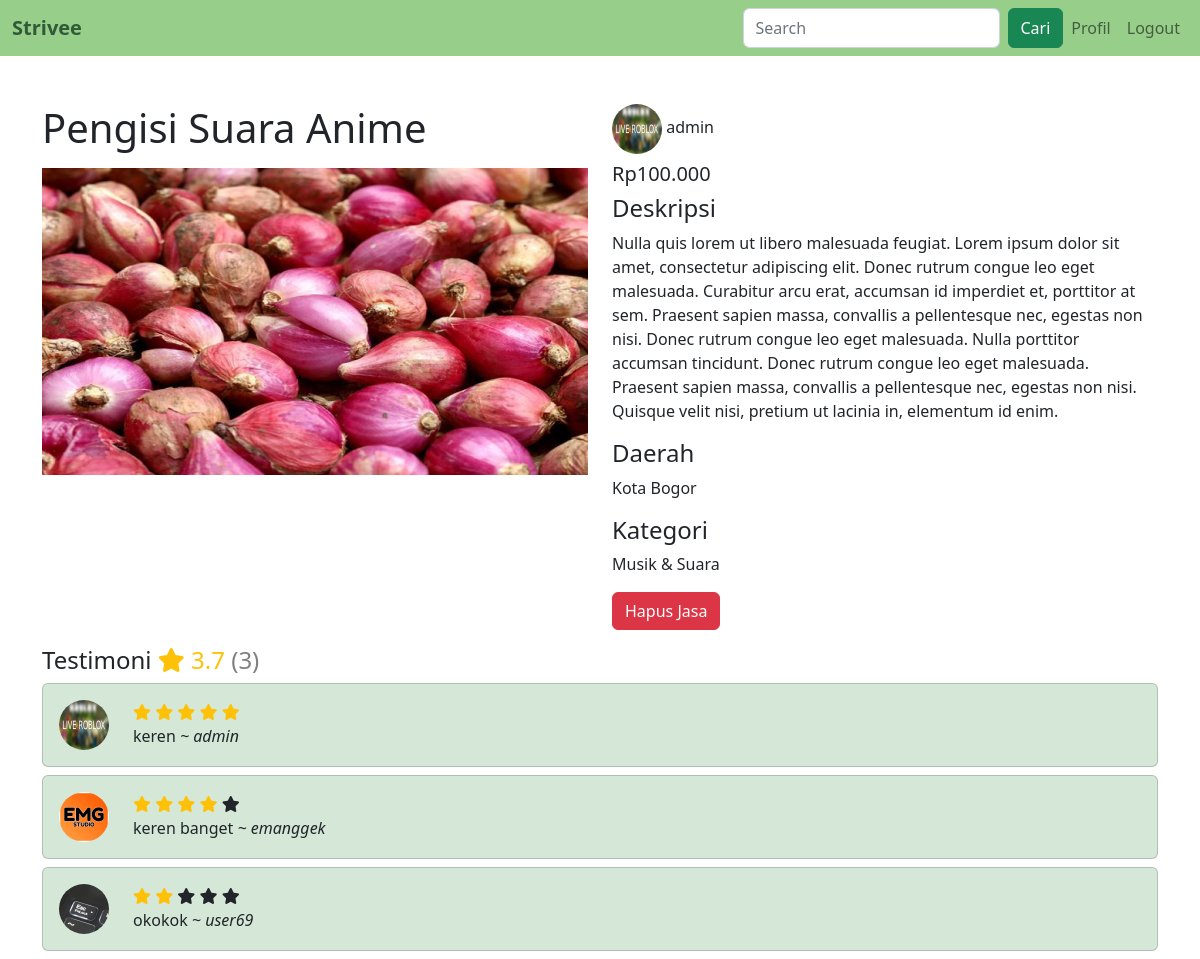
/jasa.php?id=5 (signed in), run on the app's committed database.
### tables this page shows
CREATE TABLE `products` (
  `id` int(11) NOT NULL,
  `owner` int(11) NOT NULL,
  `name` varchar(20) NOT NULL,
  `category` int(11) NOT NULL,
  `price` int(11) NOT NULL,
  `description` text NOT NULL,
  `image` text NOT NULL,
  `city_id` int(11) NOT NULL,
  `city` varchar(50) NOT NULL,
  `online` tinyint(1) NOT NULL,
  `rating` int(11) NOT NULL,
  `rating_count` int(11) NOT NULL
);

CREATE TABLE `users` (
  `id` int(11) NOT NULL,
  `admin` tinyint(1) NOT NULL,
  `username` varchar(20) NOT NULL,
  `password` varchar(100) NOT NULL,
  `email` varchar(20) NOT NULL,
  `name` varchar(20) NOT NULL,
  `gender` tinyint(1) NOT NULL,
  `address` text NOT NULL,
  `phone` varchar(12) NOT NULL,
  `image` text NOT NULL,
  `city_id` int(11) NOT NULL,
  `city` varchar(50) NOT NULL
);

CREATE TABLE `ratings` (
  `id` int(11) NOT NULL,
  `product` int(11) NOT NULL,
  `author` int(11) NOT NULL,
  `rating` int(1) NOT NULL,
  `message` varchar(100) NOT NULL
);

### functions.php (called while the page is built, shortened)
<?php
function money($number)
{
    return "Rp" . number_format($number, 0, ".", ".");
}
function conn()
{
    return mysqli_connect("localhost", "root", "", "ecommerce");
}
function query($query)
{
    $conn = conn();
    $result = mysqli_query($conn, $query);
    $rows = [];
    while ($row = mysqli_fetch_assoc($result)) {
        $rows[] = $row;
    }
    return $rows;
}
function getUserById($userId)
{
    $user = query("SELECT * FROM `users` WHERE `id`=$userId");
    return $user[0];
}
function getCategories()
{
    return [
        "Desain & Grafis",
        "Musik & Suara",
        "Video & Animasi",
        "Pemrograman & Teknologi",
        "Sekolah & Pendidikan",
        "Media Sosial",
        "Alat Elektronik",
        "Gaming",
        "Pekerjaan Rumah",
        "Hiburan",
        "Lainnya"
    ];
}
function getProductById($productId)
{
    $product = query("SELECT * FROM `products` WHERE `id`=$productId");
    return $product[0];
}
function getRatingsByProductId($productId, $start = 0)
{
    return query("SELECT * FROM `ratings` WHERE `product`=$productId LIMIT $start, 10");
}

### jasa.php (the view, shortened to what this page needs)
<?php
require "functions.php";
$product = getProductById($_GET["id"]);
$user = isset($_SESSION["userId"]) ? getUserById($_SESSION["userId"]) : null;
$owner = getUserById($product["owner"]);
$ratings = getRatingsByProductId($product["id"]);
require "template/start.php";
?>
<div class="row">
    <div class="col-lg">
        <h1><?= $product["name"] ?></h1>
        <img src="<?= $product["image"] ?>" class="mt-2 w-100">
    </div>
    <div class="col-lg mt-5 mt-lg-0">
        <img src="<?= $owner["image"] ?>" class="rounded-circle" width="50">
        <span><?= $owner["username"] ?></span>
        <h5 class="mt-2"><?= money($product["price"]) ?></h5>
        <h4 class="mt-2">Deskripsi</h4>
        <?php foreach (explode("\n", $product["description"]) as $line) echo "<p>$line</p>" ?>
        <h4>Daerah</h4>
        <p id="city"><?= $owner["city"] ?></p>
        <h4>Kategori</h4>
        <p><?= getCategories()[$product["category"]] ?></p>
        <?php if (isset($user)) : ?>
            <?php if ($owner["id"] === $user["id"]) : ?>
                <button type="button" class="btn btn-danger" data-bs-toggle="modal" data-bs-target="#delete-modal">
                    Hapus Jasa
                </button>
            <?php endif ?>
        <?php else : ?>
            <span class="fst-italic fw-light">Login untuk memesan jasa</span>
        <?php endif ?>
    </div>
</div>
<h4 class="mt-3">
    Testimoni
    <span class="text-warning"><i class="fa fa-star"></i> <?= $product["rating"] > 0 ? round($product["rating"] / $product["rating_count"], 1) : "0" ?></span>
    <span class="text-black-50">(<?= $product["rating_count"] ?>)</span>
</h4>
<?php foreach ($ratings as $rating) : ?>
    <?php
    $author = getUserById($rating["author"]);
    ?>
    <div class="card mb-2">
        <div class="card-body">
            <div class="row">
                <div class="col-auto"><img src="<?= $author["image"] ?>" class="rounded-circle" width="50"></div>
                <div class="col">
                    <span class="fa fa-star<?= $rating["rating"] >= 1 ? " text-warning" : "" ?>"></span>
                    <span class="fa fa-star<?= $rating["rating"] >= 2 ? " text-warning" : "" ?>"></span>
                    <span class="fa fa-star<?= $rating["rating"] >= 3 ? " text-warning" : "" ?>"></span>
                    <span class="fa fa-star<?= $rating["rating"] >= 4 ? " text-warning" : "" ?>"></span>
                    <span class="fa fa-star<?= $rating["rating"] >= 5 ? " text-warning" : "" ?>"></span>
                    <br>
                    <span><?= $rating["message"] ?></span>
                    <span class="fst-italic fw-light">~ <?= $author["username"] ?></span>
                </div>
            </div>
        </div>
    </div>
<?php endforeach ?>
<?php require "template/end.php" ?>

### css/style.css (style rules this page uses)
.card, .modal-content, .bg { background-color: #d5e8d7; }

### data on the page
products: name "Pengisi Suara Anime", image (picture), price "Rp100.000", description "Nulla quis lorem ut libero malesuada feugiat. Lorem ipsum dolor sit amet, consectetur adipiscing elit. Donec rutrum congue leo eget malesuada. Curabitur arcu erat, accumsan id imperdiet et, porttitor at sem. Praesent sapien massa, convallis a pellentesque nec, egestas non nisi. Donec rutrum congue leo eget malesuada. Nulla porttitor accumsan tincidunt. Donec rutrum congue leo eget malesuada. Praesent sapien massa, convallis a pellentesque nec, egestas non nisi. Quisque velit nisi, pretium ut lacinia in, elementum id enim.", category "Musik & Suara", $product["rating"] / $product["rating_count"] "3.7", rating_count "3"
users: image (picture), username "admin", city "Kota Bogor"
ratings: users.image (picture), rating 5 (drawn), message "keren", users.username "admin"
ratings: users.image (picture), rating 4 (drawn), message "keren banget", users.username "emanggek"
ratings: users.image (picture), rating 2 (drawn), message "okokok", users.username "user69"
